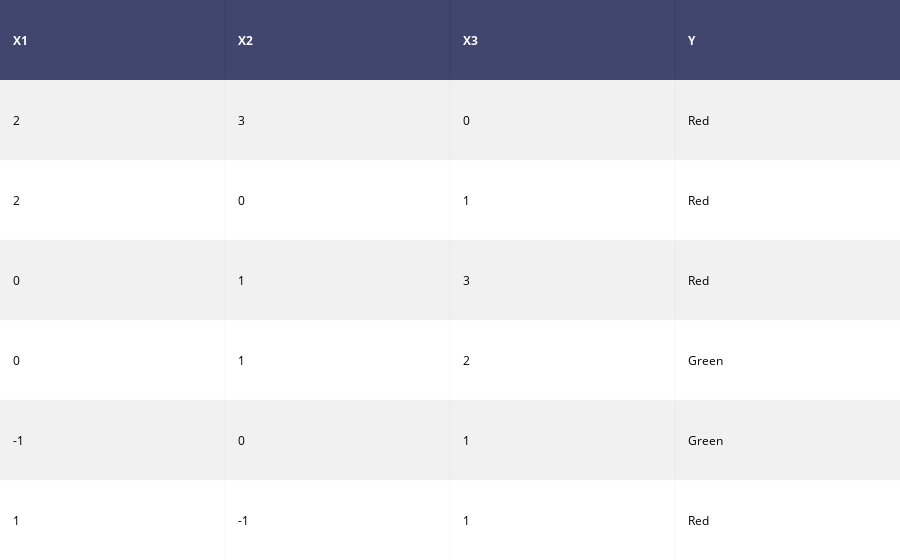

Here is the notebook cell this chart was saved with:
### Markdown cell above
### Problem 1
---

Using test point 
$$ X_1=X_2=X_3=0  $$

### Code cell
# Set up Data
observations = pd.DataFrame({
    'X1': [2, 2, 0, 0, -1, 1], 
    'X2': [3, 0, 1, 1, 0, -1], 
    'X3': [0, 1, 3, 2, 1, 1], 
    'Y': ["Red", "Red", "Red", "Green", "Green", "Red"]
})
plotly.iplot(ff.create_table(observations))

### Figure 1 — Plotly figure (JSON) as saved in the notebook; plotly's stock layout.template omitted (floating-point values rounded to 4 significant figures)
{"data": [{"colorscale": [[0, "#00083e"], [0.5, "#ededee"], [1, "#ffffff"]], "hoverinfo": "none", "opacity": 0.75, "showscale": false, "type": "heatmap", "uid": "da25319a-de3e-4bf3-b381-5c28a8428f9b", "z": [[0, 0, 0, 0], [0.5, 0.5, 0.5, 0.5], [1, 1, 1, 1], [0.5, 0.5, 0.5, 0.5], [1, 1, 1, 1], [0.5, 0.5, 0.5, 0.5], [1, 1, 1, 1]]}], "layout": {"annotations": [{"align": "left", "font": {"color": "#ffffff"}, "showarrow": false, "text": "<b>X1</b>", "x": -0.45, "xanchor": "left", "xref": "x", "y": 0, "yref": "y"}, {"align": "left", "font": {"color": "#ffffff"}, "showarrow": false, "text": "<b>X2</b>", "x": 0.55, "xanchor": "left", "xref": "x", "y": 0, "yref": "y"}, {"align": "left", "font": {"color": "#ffffff"}, "showarrow": false, "text": "<b>X3</b>", "x": 1.55, "xanchor": "left", "xref": "x", "y": 0, "yref": "y"}, {"align": "left", "font": {"color": "#ffffff"}, "showarrow": false, "text": "<b>Y</b>", "x": 2.55, "xanchor": "left", "xref": "x", "y": 0, "yref": "y"}, {"align": "left", "font": {"color": "#000000"}, "showarrow": false, "text": "2", "x": -0.45, "xanchor": "left", "xref": "x", "y": 1, "yref": "y"}, {"align": "left", "font": {"color": "#000000"}, "showarrow": false, "text": "3", "x": 0.55, "xanchor": "left", "xref": "x", "y": 1, "yref": "y"}, {"align": "left", "font": {"color": "#000000"}, "showarrow": false, "text": "0", "x": 1.55, "xanchor": "left", "xref": "x", "y": 1, "yref": "y"}, {"align": "left", "font": {"color": "#000000"}, "showarrow": false, "text": "Red", "x": 2.55, "xanchor": "left", "xref": "x", "y": 1, "yref": "y"}, {"align": "left", "font": {"color": "#000000"}, "showarrow": false, "text": "2", "x": -0.45, "xanchor": "left", "xref": "x", "y": 2, "yref": "y"}, {"align": "left", "font": {"color": "#000000"}, "showarrow": false, "text": "0", "x": 0.55, "xanchor": "left", "xref": "x", "y": 2, "yref": "y"}, {"align": "left", "font": {"color": "#000000"}, "showarrow": false, "text": "1", "x": 1.55, "xanchor": "left", "xref": "x", "y": 2, "yref": "y"}, {"align": "left", "font": {"color": "#000000"}, "showarrow": false, "text": "Red", "x": 2.55, "xanchor": "left", "xref": "x", "y": 2, "yref": "y"}, {"align": "left", "font": {"color": "#000000"}, "showarrow": false, "text": "0", "x": -0.45, "xanchor": "left", "xref": "x", "y": 3, "yref": "y"}, {"align": "left", "font": {"color": "#000000"}, "showarrow": false, "text": "1", "x": 0.55, "xanchor": "left", "xref": "x", "y": 3, "yref": "y"}, {"align": "left", "font": {"color": "#000000"}, "showarrow": false, "text": "3", "x": 1.55, "xanchor": "left", "xref": "x", "y": 3, "yref": "y"}, {"align": "left", "font": {"color": "#000000"}, "showarrow": false, "text": "Red", "x": 2.55, "xanchor": "left", "xref": "x", "y": 3, "yref": "y"}, {"align": "left", "font": {"color": "#000000"}, "showarrow": false, "text": "0", "x": -0.45, "xanchor": "left", "xref": "x", "y": 4, "yref": "y"}, {"align": "left", "font": {"color": "#000000"}, "showarrow": false, "text": "1", "x": 0.55, "xanchor": "left", "xref": "x", "y": 4, "yref": "y"}, {"align": "left", "font": {"color": "#000000"}, "showarrow": false, "text": "2", "x": 1.55, "xanchor": "left", "xref": "x", "y": 4, "yref": "y"}, {"align": "left", "font": {"color": "#000000"}, "showarrow": false, "text": "Green", "x": 2.55, "xanchor": "left", "xref": "x", "y": 4, "yref": "y"}, {"align": "left", "font": {"color": "#000000"}, "showarrow": false, "text": "-1", "x": -0.45, "xanchor": "left", "xref": "x", "y": 5, "yref": "y"}, {"align": "left", "font": {"color": "#000000"}, "showarrow": false, "text": "0", "x": 0.55, "xanchor": "left", "xref": "x", "y": 5, "yref": "y"}, {"align": "left", "font": {"color": "#000000"}, "showarrow": false, "text": "1", "x": 1.55, "xanchor": "left", "xref": "x", "y": 5, "yref": "y"}, {"align": "left", "font": {"color": "#000000"}, "showarrow": false, "text": "Green", "x": 2.55, "xanchor": "left", "xref": "x", "y": 5, "yref": "y"}, {"align": "left", "font": {"color": "#000000"}, "showarrow": false, "text": "1", "x": -0.45, "xanchor": "left", "xref": "x", "y": 6, "yref": "y"}, {"align": "left", "font": {"color": "#000000"}, "showarrow": false, "text": "-1", "x": 0.55, "xanchor": "left", "xref": "x", "y": 6, "yref": "y"}, {"align": "left", "font": {"color": "#000000"}, "showarrow": false, "text": "1", "x": 1.55, "xanchor": "left", "xref": "x", "y": 6, "yref": "y"}, {"align": "left", "font": {"color": "#000000"}, "showarrow": false, "text": "Red", "x": 2.55, "xanchor": "left", "xref": "x", "y": 6, "yref": "y"}], "autosize": true, "margin": {"b": 0, "l": 0, "r": 0, "t": 0}, "xaxis": {"autorange": true, "dtick": 1, "gridwidth": 2, "range": [-0.5, 3.5], "showticklabels": false, "tick0": -0.5, "ticks": "", "zeroline": false}, "yaxis": {"autorange": true, "dtick": 1, "gridwidth": 2, "range": [6.5, -0.5], "showticklabels": false, "tick0": 0.5, "ticks": "", "zeroline": false}}}
